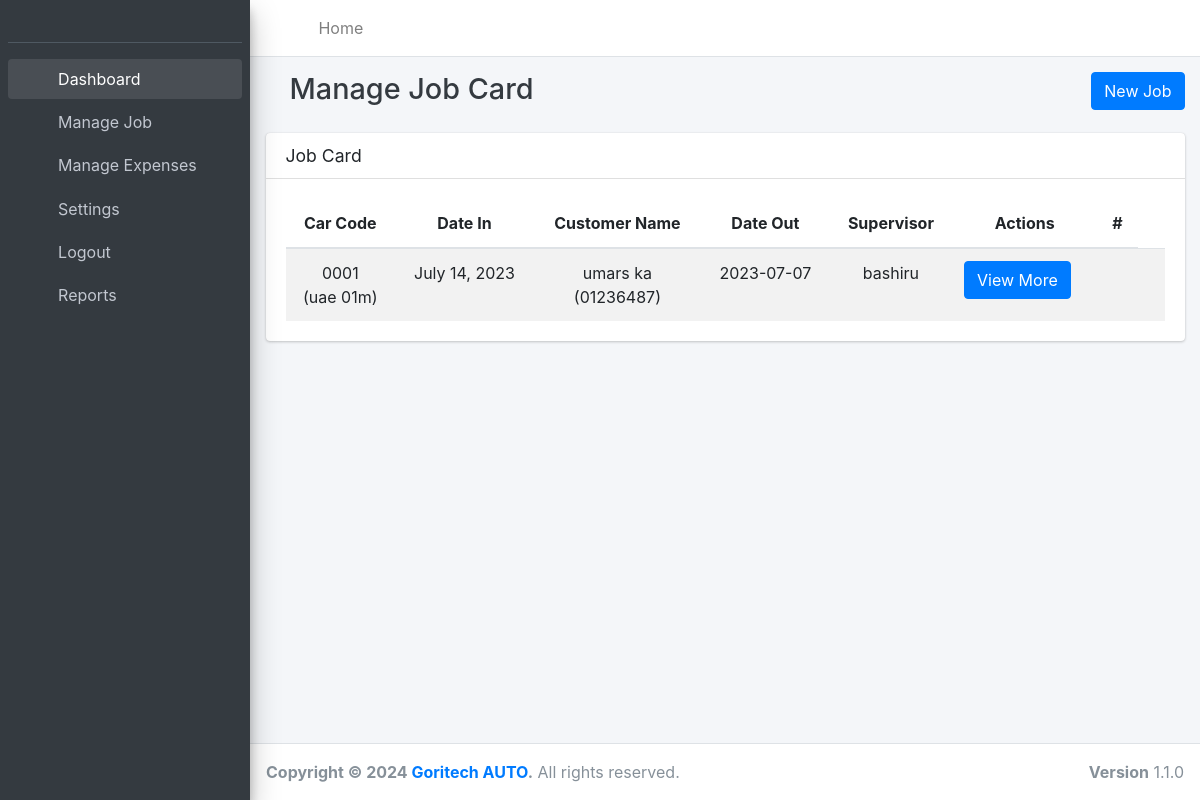
Before: /jobcardRegistration with the older database file.
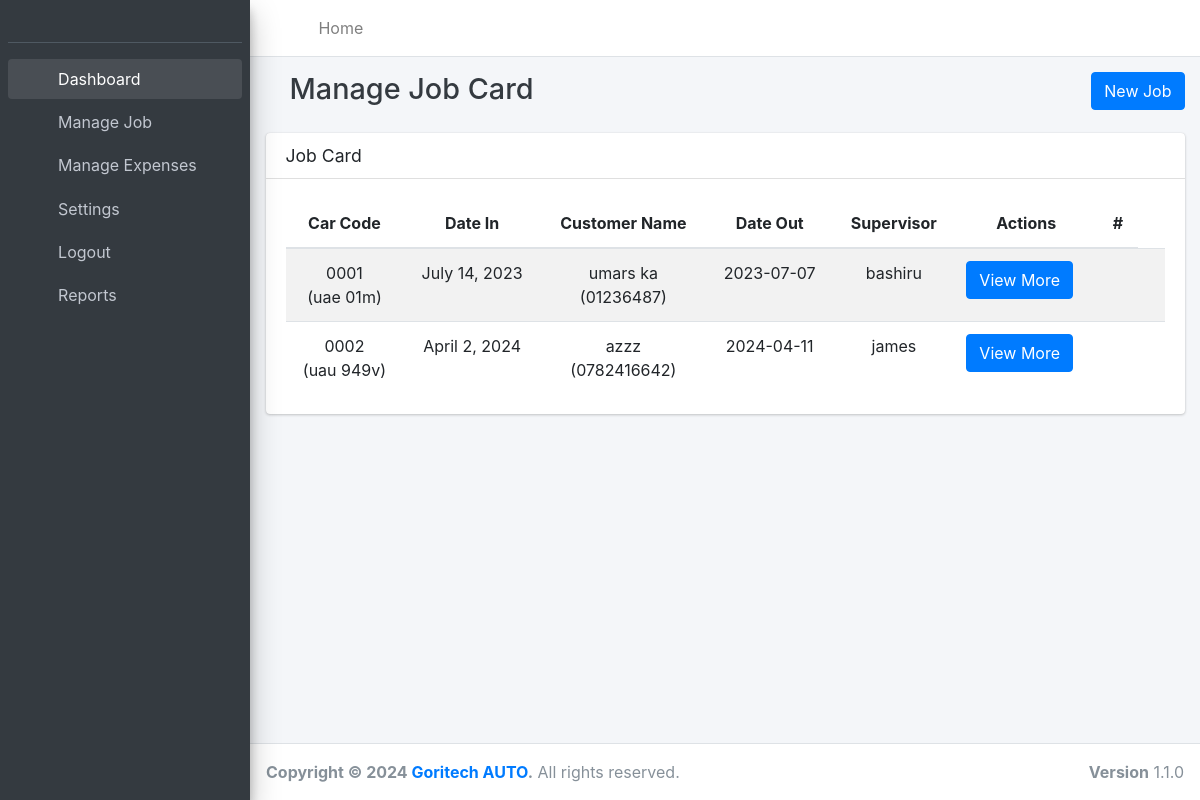
After: the same page with the newer database file.
### spare/models/garage.py (models this page shows, shortened)
class JobCard(models.Model):
    code = models.CharField(max_length=10)
    date_in = models.DateField()
    date_out = models.CharField(max_length=10,null=True,blank=True)
    plate_no = models.CharField(max_length=10,null=True, blank=True)
    car_model = models.CharField( max_length=20,null=True, blank=True)
    customer_name = models.CharField(max_length=30,null=True, blank=True)
    customer_contact = models.CharField(max_length=15,null=True, blank=True)
    customer_email = models.EmailField(max_length=254, null=True, blank=True)
    supervisor = models.CharField(max_length=50)
    year = models.CharField(max_length=50,null=True, blank=True)
    mileage_in = models.CharField(max_length=50,null=True, blank=True)
    mileage_out = models.CharField(max_length=50,null=True, blank=True)
    brought_in_by = models.CharField(max_length=50)
    Taken_out_by = models.CharField(max_length=50,null=True, blank=True)
    fuel_gauge_in=models.CharField(max_length=50,null=True, blank=True)
    fuel_gauge_out=models.CharField(max_length=50,null=True, blank=True)
    number_of_nuts = models.IntegerField()
    car_description=models.TextField()
    Aprov_TYPE_CHOICES=[
        ('Approved','Approved'),
        ('Not Approved','Not Approved')
    ]
    customer_approval = models.CharField(choices=Aprov_TYPE_CHOICES,default='Approved',max_length=50)
    DASH_TYPE_CHOICES=[
        ('ON','ON'),
        ('OFF','OFF')
    ]
    dash_light_on = models.CharField(choices=DASH_TYPE_CHOICES,default='ON',max_length=50)
    CAR_TYPE_CHOICES=[
        ('SALOON','SALOON'),
        ('STATION WAGON','STATION WAGON'),
        ('SUV','SUV'),
        ('PICKUP','PICKUP')
    ]
    car_type = models.CharField(choices= CAR_TYPE_CHOICES,default='SUV',max_length=50)
    items_in_car =models.TextField()
    class Meta:
        verbose_name = ("jobcard")
        verbose_name_plural = ("jobcards")

### spare/views/items_views.py (the view, shortened to what this page needs)
# urls.py: path('jobcardRegistration', item_views.manage_jobcard, name="jobregister"),
def manage_jobcard(request):
    auto_no = generate_auto_serialnumber()
    request_serial_number = auto_no
    card_form = JobcardForm(initial={"code": request_serial_number})
    get_cards = get_jobcards()
    context = {
         "card_form": card_form,
        "get_cards": get_cards
    }
    return render(request, "jobcard/jobcard_registration.html", context)

### spare/selectors/garage_selectors/jobcard_selector.py (called while the page is built)
def get_jobcards():
    return JobCard.objects.all()

def generate_auto_serialnumber():
    request_count = JobCard.objects.all().count()
    return f"{(request_count+1):04}"

### spare/views/items_views.py (called while the page is built, shortened)
@register.filter(name='has_group')
def has_group(user, group_name):
    group = Group.objects.get(name=group_name)
    return True if group in user.groups.all() else False

### spare/templates/jobcard/jobcard_registration.html (shortened to what this page needs)
{% extends '../base.html' %}
{% load static %}
{% load crispy_forms_tags %}
{%block page_title%}
Manage Job Card
{% endblock%}
{% block right_button%}
<button type="button" class="btn btn-primary" data-toggle="modal" data-target="#modal-add-farm">
    New Job
</button>
{% endblock %}
{% block content %}
<div class="container-fluid">
    <div class="row">
        <div class="col-12">
            <div class="card">
                {%if get_cards %}
                <div class="card-header">
                    <h3 class="card-title">Job Card</h3>
                </div>
                <div class="card-body">
                    <table id="dataTables-example" class="table table-striped" data-page-length='100'>
                        <thead>
                        <tr>
                            <th class="text-center">Car Code</th>
                            <th class="text-center">Date In</th>
                            <th class="text-center">Customer Name</th>
                            <th class="text-center">Date Out</th>
                            <th class="text-center">Supervisor</th>
                            <th class="text-center">Actions</th>
                            <th class="text-center">#</th>
                        </tr>
                        </thead>
                        <tbody>
                        {% for get_cards in get_cards %}
                        <tr data-id={{companys.id}}>
                            <td class="text-center">{{get_cards.code}} <br>({{get_cards.plate_no}})</td>
                            <td class="text-center">{{get_cards.date_in}} </td>
                            <td class="text-center">{{get_cards.customer_name}}<br> ({{get_cards.customer_contact}})</td>
                            <td class="text-center">{{get_cards.date_out}} </td>
                            <td class="text-center">{{get_cards.supervisor}}</td>
                            <td>
                                <a class="btn btn-primary" href="{% url 'job_card_detail' get_cards.id %}">
                                    View More
                                </a>
                            </td>
                            <td>
                                <a href="{% url 'edit_job_card' get_cards.id %}" style="color:inherit">
                                    <i class="fa fa-edit"></i>
                                </a>
                            <td>
                        </tr>
                        {% endfor %}
                        </tbody>
                    </table>
                </div>
                {%else%}
                <div class="card-body">
                    <h4>No Data available</h4>
                </div>
                {%endif%}
            </div>
        </div>
    </div>
</div>
{% endblock content %}

Changed rows visible on the page:
added JobCard: code "0002", plate_no "uau 949v", date_in "April 2, 2024", customer_name "azzz", customer_contact "0782416642", date_out "2024-04-11", supervisor "james"
